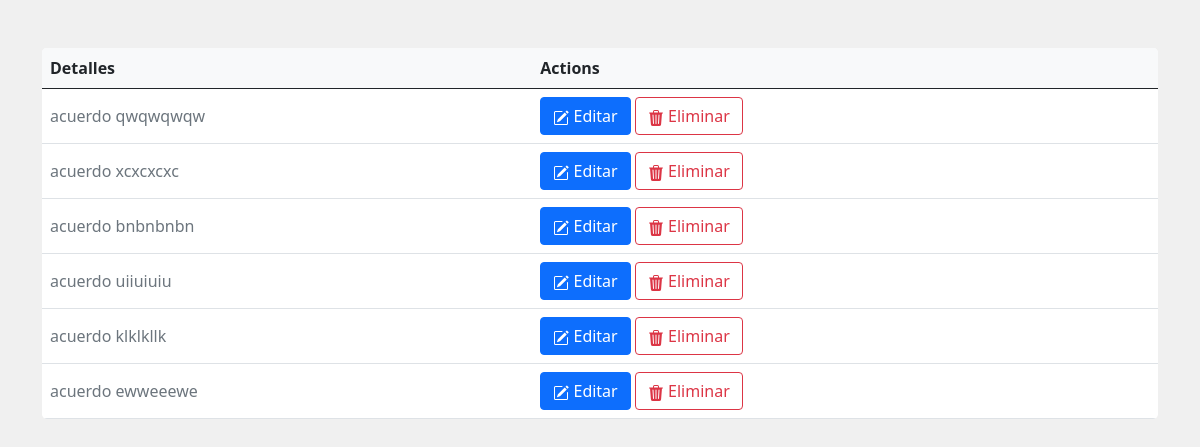
Screenshot of /php/row_acuerdos.php with the database file from the repository.
### tables this page shows
CREATE TABLE IF NOT EXISTS `acuerdos` (
  `acuerdo_id` INT NOT NULL AUTO_INCREMENT,
  `acuerdo_detalle` TEXT NULL,
  `acta_id` INT NOT NULL,
  PRIMARY KEY (`acuerdo_id`),
    FOREIGN KEY (`acta_id`)
    REFERENCES `actas` (`acta_id`)
    ON DELETE CASCADE
    ON UPDATE CASCADE);

### php/row_acuerdos.php (the view, shortened to what this page needs)
<!doctype html>
<html lang="en">
<head>
    <link rel="stylesheet" href="https://cdn.jsdelivr.net/npm/bootstrap@5.0.2/dist/css/bootstrap.min.css">
    <link rel="stylesheet" href="../css/main.css">
</head>
<body>
    <?php
    $conexion = include_once "connect.php";
    $resultado = $conexion->query("SELECT acuerdo_id, acuerdo_detalle FROM acuerdos WHERE acta_id=1 ");
    $acuerdos = $resultado->fetch_all(MYSQLI_ASSOC);
    ?>
    <div class="container my-5">
        <div class="shadow-4 rounded-3 overflow-hidden">
            <table class="table align-middle mb-0 bg-white">
                <thead class="bg-light">
                    <tr>
                        <th>Detalles</th>
                        <th>Actions</th>
                    </tr>
                </thead>
                <tbody>
                    <?php
                    foreach ($acuerdos as $acuerdo) { ?>
                        <tr>
                            <td>
                                <p class="text-muted mb-0"><?php echo $acuerdo["acuerdo_detalle"] ?></p>
                            </td>
                            <td>
                            <button type="button" class="btn btn-primary">
                                    Editar
                                </button>
                                <button type="button" class="btn btn-outline-danger" onclick="window.location.href='CRUD/acuerdos/acuerdo_eliminar.php? id=<?php echo $acuerdo['acuerdo_id'] ?>'">
                                    Eliminar
                                </button>
                            </td>
                        </tr>
                    <?php } ?>
                </tbody>
            </table>
        </div>
    </div>
</body>
</html>

### css/main.css (style rules this page uses)
body { background-color: hsl(0, 0%, 94%) }

### rows the page displays
acuerdos: acuerdo_detalle "acuerdo qwqwqwqw"
acuerdos: acuerdo_detalle "acuerdo xcxcxcxc"
acuerdos: acuerdo_detalle "acuerdo bnbnbnbn"
acuerdos: acuerdo_detalle "acuerdo uiiuiuiu"
acuerdos: acuerdo_detalle "acuerdo klklkllk"
acuerdos: acuerdo_detalle "acuerdo ewweeewe"
